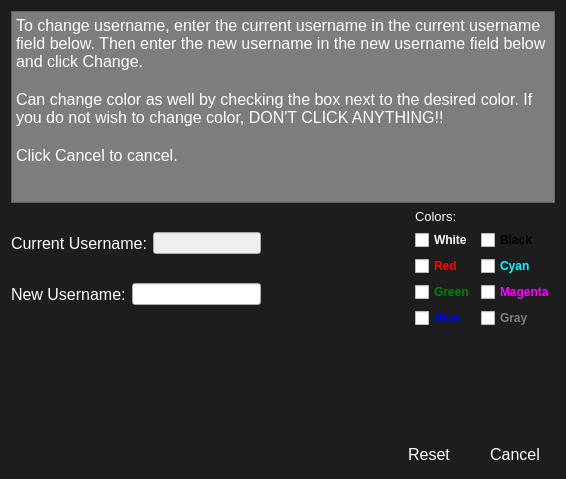
<?xml version="1.0" encoding="UTF-8"?>
<ui version="4.0">
 <class>changeUsername</class>
 <widget class="QDialog" name="changeUsername">
  <property name="geometry">
   <rect>
    <x>0</x>
    <y>0</y>
    <width>566</width>
    <height>479</height>
   </rect>
  </property>
  <property name="windowTitle">
   <string>Dialog</string>
  </property>
  <property name="styleSheet">
   <string notr="true">QDialog
{
	background-color: #1d1d1d;
}</string>
  </property>
  <layout class="QVBoxLayout" name="verticalLayout">
   <item>
    <widget class="QTextBrowser" name="textBrowser">
     <property name="styleSheet">
      <string notr="true">QTextBrowser
{
	color:white;
	background-color: rgb(125,125,125);
}</string>
     </property>
     <property name="html">
      <string>&lt;!DOCTYPE HTML PUBLIC &quot;-//W3C//DTD HTML 4.0//EN&quot; &quot;http://www.w3.org/TR/REC-html40/strict.dtd&quot;&gt;
&lt;html&gt;&lt;head&gt;&lt;meta name=&quot;qrichtext&quot; content=&quot;1&quot; /&gt;&lt;style type=&quot;text/css&quot;&gt;
p, li { white-space: pre-wrap; }
&lt;/style&gt;&lt;/head&gt;&lt;body style=&quot; font-family:'Sans Serif'; font-size:9pt; font-weight:400; font-style:normal;&quot;&gt;
&lt;p style=&quot; margin-top:0px; margin-bottom:0px; margin-left:0px; margin-right:0px; -qt-block-indent:0; text-indent:0px;&quot;&gt;&lt;span style=&quot; font-size:12pt;&quot;&gt;To change username, enter the current username in the current username field below. Then enter the new username in the new username field below and click Change.&lt;/span&gt;&lt;/p&gt;
&lt;p style=&quot;-qt-paragraph-type:empty; margin-top:0px; margin-bottom:0px; margin-left:0px; margin-right:0px; -qt-block-indent:0; text-indent:0px; font-size:12pt;&quot;&gt;&lt;br /&gt;&lt;/p&gt;
&lt;p style=&quot; margin-top:0px; margin-bottom:0px; margin-left:0px; margin-right:0px; -qt-block-indent:0; text-indent:0px;&quot;&gt;&lt;span style=&quot; font-size:12pt;&quot;&gt;Can change color as well by checking the box next to the desired color. If you do not wish to change color, DON'T CLICK ANYTHING!!&lt;/span&gt;&lt;/p&gt;
&lt;p style=&quot;-qt-paragraph-type:empty; margin-top:0px; margin-bottom:0px; margin-left:0px; margin-right:0px; -qt-block-indent:0; text-indent:0px; font-size:12pt;&quot;&gt;&lt;br /&gt;&lt;/p&gt;
&lt;p style=&quot; margin-top:0px; margin-bottom:0px; margin-left:0px; margin-right:0px; -qt-block-indent:0; text-indent:0px;&quot;&gt;&lt;span style=&quot; font-size:12pt;&quot;&gt;Click Cancel to cancel.&lt;/span&gt;&lt;/p&gt;&lt;/body&gt;&lt;/html&gt;</string>
     </property>
    </widget>
   </item>
   <item>
    <layout class="QHBoxLayout" name="horizontalLayout">
     <item>
      <layout class="QGridLayout" name="gridLayout">
       <item row="1" column="0">
        <widget class="QLabel" name="newUsernameLabel">
         <property name="font">
          <font>
           <pointsize>12</pointsize>
          </font>
         </property>
         <property name="styleSheet">
          <string notr="true">QLabel
{
	color:white;
}</string>
         </property>
         <property name="text">
          <string>New Username:</string>
         </property>
        </widget>
       </item>
       <item row="1" column="1" colspan="2">
        <widget class="QLineEdit" name="newUsernameLineEdit"/>
       </item>
       <item row="0" column="2">
        <widget class="QLineEdit" name="currentUsernameLineEdit">
         <property name="enabled">
          <bool>false</bool>
         </property>
         <property name="styleSheet">
          <string notr="true">QLineEdit
{
	color:black;
}</string>
         </property>
        </widget>
       </item>
       <item row="0" column="0" colspan="2">
        <widget class="QLabel" name="currentUsernameLabel">
         <property name="font">
          <font>
           <pointsize>12</pointsize>
          </font>
         </property>
         <property name="styleSheet">
          <string notr="true">QLabel
{
	color:white;
}</string>
         </property>
         <property name="text">
          <string>Current Username:</string>
         </property>
        </widget>
       </item>
      </layout>
     </item>
     <item>
      <spacer name="horizontalSpacer_2">
       <property name="orientation">
        <enum>Qt::Horizontal</enum>
       </property>
       <property name="sizeHint" stdset="0">
        <size>
         <width>40</width>
         <height>20</height>
        </size>
       </property>
      </spacer>
     </item>
     <item>
      <layout class="QFormLayout" name="formLayout">
       <item row="0" column="0">
        <widget class="QLabel" name="colorsLabel">
         <property name="font">
          <font>
           <pointsize>10</pointsize>
          </font>
         </property>
         <property name="styleSheet">
          <string notr="true">QLabel
{
	color:white
}</string>
         </property>
         <property name="text">
          <string>Colors:</string>
         </property>
        </widget>
       </item>
       <item row="1" column="0">
        <widget class="QCheckBox" name="whiteColor1">
         <property name="styleSheet">
          <string notr="true">QCheckBox
{
	color:white;
	font-weight:bold;
}</string>
         </property>
         <property name="text">
          <string>White</string>
         </property>
         <property name="checkable">
          <bool>true</bool>
         </property>
         <property name="checked">
          <bool>false</bool>
         </property>
         <property name="autoRepeat">
          <bool>false</bool>
         </property>
         <property name="autoExclusive">
          <bool>true</bool>
         </property>
        </widget>
       </item>
       <item row="1" column="1">
        <widget class="QCheckBox" name="blackColor1">
         <property name="styleSheet">
          <string notr="true">QCheckBox
{
	color:black;
	font-weight:bold;
}</string>
         </property>
         <property name="text">
          <string>Black</string>
         </property>
         <property name="checked">
          <bool>false</bool>
         </property>
         <property name="autoExclusive">
          <bool>true</bool>
         </property>
        </widget>
       </item>
       <item row="2" column="0">
        <widget class="QCheckBox" name="redColor1">
         <property name="styleSheet">
          <string notr="true">QCheckBox
{
	color:red;
	font-weight:bold;
}</string>
         </property>
         <property name="text">
          <string>Red</string>
         </property>
         <property name="checkable">
          <bool>true</bool>
         </property>
         <property name="checked">
          <bool>false</bool>
         </property>
         <property name="autoExclusive">
          <bool>true</bool>
         </property>
        </widget>
       </item>
       <item row="2" column="1">
        <widget class="QCheckBox" name="cyanColor1">
         <property name="styleSheet">
          <string notr="true">QCheckBox
{
	color:cyan;
	font-weight:bold;
}</string>
         </property>
         <property name="text">
          <string>Cyan</string>
         </property>
         <property name="checked">
          <bool>false</bool>
         </property>
         <property name="autoExclusive">
          <bool>true</bool>
         </property>
        </widget>
       </item>
       <item row="3" column="0">
        <widget class="QCheckBox" name="greenColor1">
         <property name="styleSheet">
          <string notr="true">QCheckBox
{
	color:green;
	font-weight:bold;
}</string>
         </property>
         <property name="text">
          <string>Green</string>
         </property>
         <property name="checked">
          <bool>false</bool>
         </property>
         <property name="autoExclusive">
          <bool>true</bool>
         </property>
        </widget>
       </item>
       <item row="3" column="1">
        <widget class="QCheckBox" name="magentaColor1">
         <property name="styleSheet">
          <string notr="true">QCheckBox
{
	color:magenta;
	font-weight:bold;
}</string>
         </property>
         <property name="text">
          <string>Magenta</string>
         </property>
         <property name="checked">
          <bool>false</bool>
         </property>
         <property name="autoExclusive">
          <bool>true</bool>
         </property>
        </widget>
       </item>
       <item row="4" column="0">
        <widget class="QCheckBox" name="blueColor1">
         <property name="styleSheet">
          <string notr="true">QCheckBox
{
	color:blue;
	font-weight:bold;
}</string>
         </property>
         <property name="text">
          <string>Blue</string>
         </property>
         <property name="checked">
          <bool>false</bool>
         </property>
         <property name="autoExclusive">
          <bool>true</bool>
         </property>
        </widget>
       </item>
       <item row="4" column="1">
        <widget class="QCheckBox" name="grayColor1">
         <property name="styleSheet">
          <string notr="true">QCheckBox
{
	color:gray;
	font-weight:bold;
}</string>
         </property>
         <property name="text">
          <string>Gray</string>
         </property>
         <property name="checked">
          <bool>false</bool>
         </property>
         <property name="autoExclusive">
          <bool>true</bool>
         </property>
        </widget>
       </item>
      </layout>
     </item>
    </layout>
   </item>
   <item>
    <spacer name="verticalSpacer">
     <property name="orientation">
      <enum>Qt::Vertical</enum>
     </property>
     <property name="sizeHint" stdset="0">
      <size>
       <width>20</width>
       <height>86</height>
      </size>
     </property>
    </spacer>
   </item>
   <item>
    <layout class="QHBoxLayout" name="horizontalLayout_2">
     <item>
      <spacer name="horizontalSpacer">
       <property name="orientation">
        <enum>Qt::Horizontal</enum>
       </property>
       <property name="sizeHint" stdset="0">
        <size>
         <width>40</width>
         <height>20</height>
        </size>
       </property>
      </spacer>
     </item>
     <item>
      <widget class="QPushButton" name="resetUsernameButton">
       <property name="font">
        <font>
         <pointsize>12</pointsize>
        </font>
       </property>
       <property name="styleSheet">
        <string notr="true">QPushButton
{
	color:white;
	outline:none;
}

QPushButton:hover
{
	color:white;
	font-weight:bold;
}</string>
       </property>
       <property name="text">
        <string>Reset</string>
       </property>
       <property name="flat">
        <bool>true</bool>
       </property>
      </widget>
     </item>
     <item>
      <widget class="QPushButton" name="resetUsernameButton_2">
       <property name="font">
        <font>
         <pointsize>12</pointsize>
        </font>
       </property>
       <property name="styleSheet">
        <string notr="true">QPushButton
{
	color:white;
	outline:none;
}

QPushButton:hover
{
	color:white;
	font-weight:bold;
}</string>
       </property>
       <property name="text">
        <string>Cancel</string>
       </property>
       <property name="flat">
        <bool>true</bool>
       </property>
      </widget>
     </item>
    </layout>
   </item>
  </layout>
 </widget>
 <resources/>
 <connections/>
</ui>
